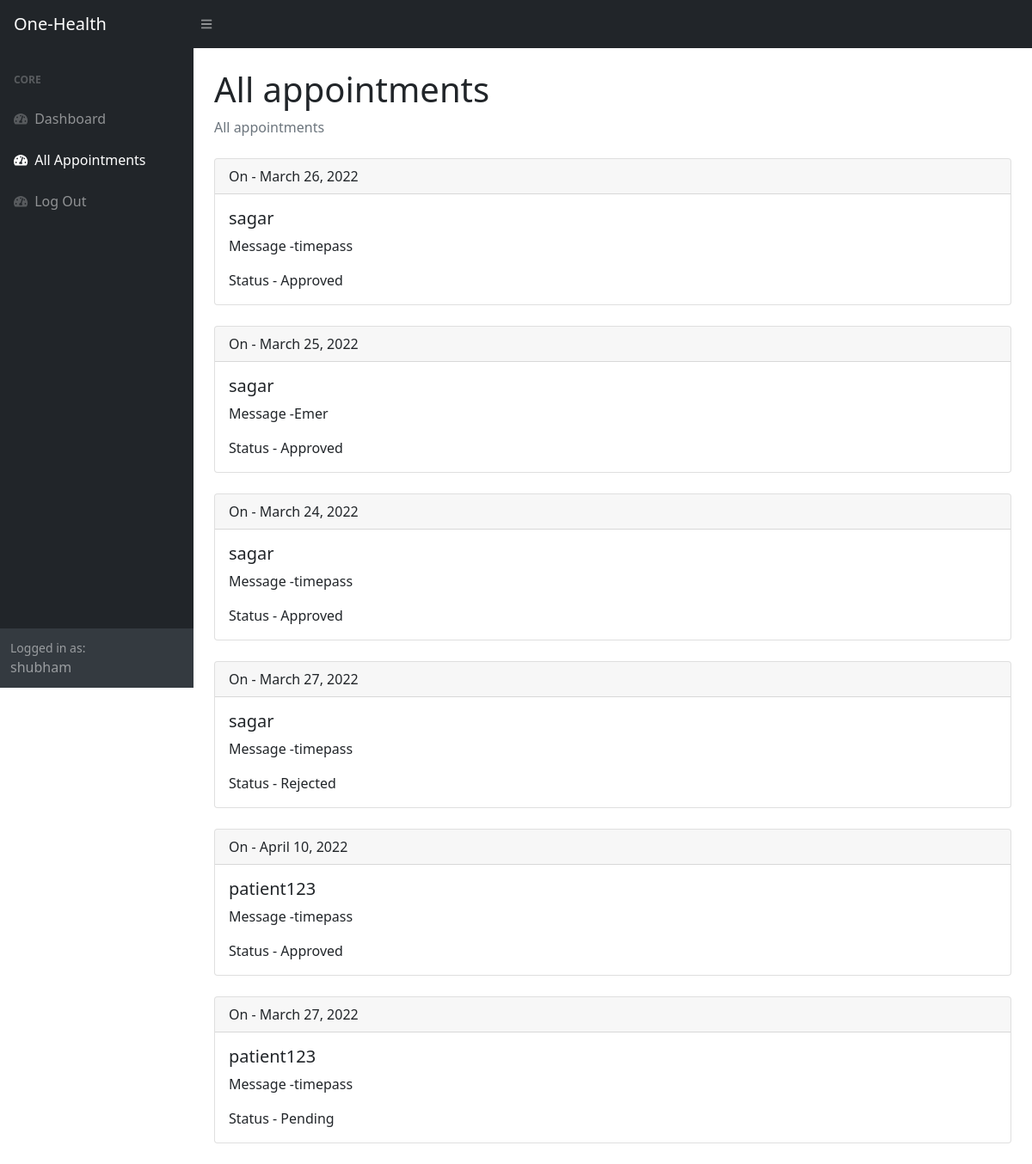
Page /dashboard/all (signed in) on the committed database.
### myapp/models.py (models this page shows, shortened)
class User(AbstractUser):
    is_patient = models.BooleanField(default=False)
    is_doctor = models.BooleanField(default=False)

class Appointment(models.Model):
    patientID = models.IntegerField()
    patientUsername = models.CharField(default="", max_length=100)
    doctorID = models.IntegerField()
    doctorUsername = models.CharField(default="", max_length=100)
    date = models.DateField()
    status = models.CharField(max_length=100, default="Pending")
    description = models.TextField()

### myapp/views.py (the view)
# urls.py: path('dashboard/all', allAppointments, name='all'),
@login_required
def allAppointments(request):
    appointments = Appointment.objects.all()
    param = {'appointments':appointments}
    return render(request, 'allAppointments.html', param)

### templates/allAppointments.html
{% extends 'base.html' %}
{% load static %}
{% block body %}
<div id="layoutSidenav_content">
    <main>
        <div class="container-fluid px-4">
            <h1 class="mt-4">All appointments</h1>
            <ol class="breadcrumb mb-4">
                <li class="breadcrumb-item active">All appointments</li>
            </ol>
        </div>
        {% for appointment in appointments %}
        <div class="card m-4">
            <div class="card-header">
                On - {{appointment.date}}
            </div>
            <div class="card-body">
                {% if user.is_doctor %}
                    <h5 class="card-title">{{appointment.patientUsername}}</h5>
                {% else %}
                    <h5 class="card-title">{{appointment.doctorUsername}}</h5>
                {% endif %}
                <p class="card-text">Message -{{appointment.description}}</p>
                <p class="card-text">Status - {{appointment.status}}</p>
            </div>
        </div>
        {% endfor %}
    </main>
</div>
{% endblock body %}

### templates/base.html (shortened to what this page needs)
{% load static %}
<!DOCTYPE html>
<html lang="en">
    <head>
        <link href="https://cdn.jsdelivr.net/npm/simple-datatables@latest/dist/style.css" rel="stylesheet" />
        <link href={% static "dashboard/css/styles.css" %} rel="stylesheet" />
    </head>
    <body class="sb-nav-fixed">
        <nav class="sb-topnav navbar navbar-expand navbar-dark bg-dark">
            <a class="navbar-brand ps-3" href="index.html">One-Health</a>
            <button class="btn btn-link btn-sm order-1 order-lg-0 me-4 me-lg-0" id="sidebarToggle" href="#!"><i class="fas fa-bars"></i></button>
        </nav>
        <div id="layoutSidenav">
            <div id="layoutSidenav_nav">
                <nav class="sb-sidenav accordion sb-sidenav-dark" id="sidenavAccordion">
                    <div class="sb-sidenav-menu">
                        <div class="nav">
                            <div class="sb-sidenav-menu-heading">Core</div>
                            <a class="nav-link {% if request.resolver_match.url_name == "dashboard" %}active{% endif %}" href={% url 'dashboard' %}>
                                <div class="sb-nav-link-icon "><i class="fas fa-tachometer-alt"></i></div>
                                Dashboard
                            </a>
                            <a class="nav-link {% if request.resolver_match.url_name == "all" %}active{% endif %}" href={% url 'all' %}>
                                <div class="sb-nav-link-icon"><i class="fas fa-tachometer-alt"></i></div>
                                All Appointments
                            </a>
                            <a class="nav-link" href={% url 'logout' %}>
                                <div class="sb-nav-link-icon"><i class="fas fa-tachometer-alt"></i></div>
                                Log Out
                        </div>
                    </div>
                    <div class="sb-sidenav-footer">
                        <div class="small">Logged in as:</div>
                        {{user.username}}
                    </div>
                </nav>
            </div>
        {% block body%} {% endblock body%}
        </div>
    </body>
</html>

### rows in the picture
User: username "shubham"
Appointment: date "March 26, 2022", patientUsername "sagar", description "timepass", status "Approved"
Appointment: date "March 25, 2022", patientUsername "sagar", description "Emer", status "Approved"
Appointment: date "March 24, 2022", patientUsername "sagar", description "timepass", status "Approved"
Appointment: date "March 27, 2022", patientUsername "sagar", description "timepass", status "Rejected"
Appointment: date "April 10, 2022", patientUsername "patient123", description "timepass", status "Approved"
Appointment: date "March 27, 2022", patientUsername "patient123", description "timepass", status "Pending"
